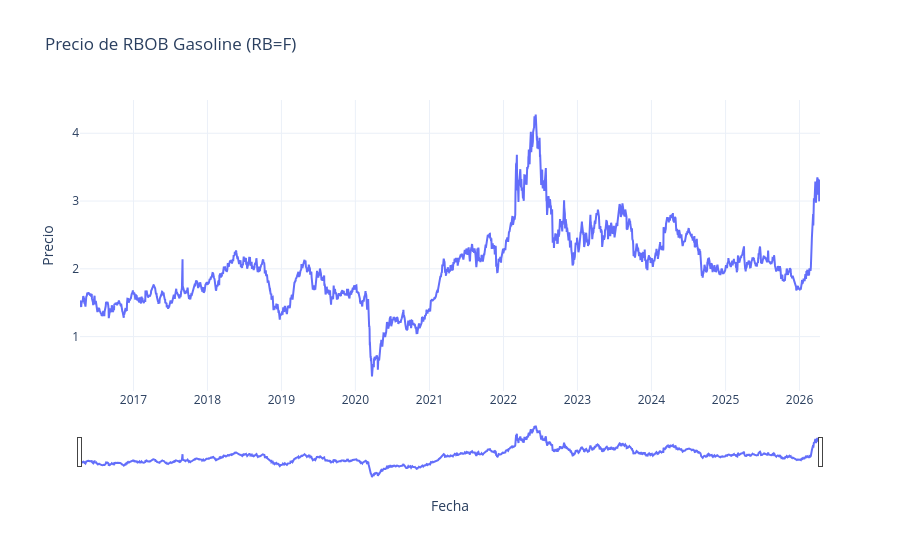

This figure's notebook cell:
### Markdown cell above
Posteriormente, el índice se convierte a formato datetime y se ordena cronológicamente, lo cual es fundamental para el análisis de series de tiempo.

Después, se grafica el precio de cierre del activo utilizando Plotly, incorporando un range slider que permite explorar de forma interactiva la evolución del precio de la gasolina RBOB a lo largo del tiempo.

### Code cell
# cnvertir el índice a datetime y ordenar por fecha
df.index = pd.to_datetime(df.index)
df = df.sort_index()

fig = go.Figure()

fig.add_trace(go.Scatter(
    x=df.index,
    y=df[("close", "RB=F")],
    mode="lines",
    name="Precio"
))

fig.update_layout(
    title="Precio de RBOB Gasoline (RB=F)",
    xaxis_title="Fecha",
    yaxis_title="Precio",
    template="plotly_white",
    xaxis=dict(rangeslider=dict(visible=True))
)

fig.show()

### Figure 1 — Plotly figure (JSON) as saved in the notebook; plotly's stock layout.template omitted (floating-point values rounded to 4 significant figures; data arrays with more than 128 entries replaced by an {"elided": "..."} marker saying what was removed)
{"data": [{"mode": "lines", "name": "Precio", "type": "scatter", "x": {"elided": "2516 str values"}, "y": {"elided": "2516 float values"}}], "layout": {"title": {"text": "Precio de RBOB Gasoline (RB=F)"}, "xaxis": {"rangeslider": {"visible": true}, "title": {"text": "Fecha"}}, "yaxis": {"title": {"text": "Precio"}}}}
